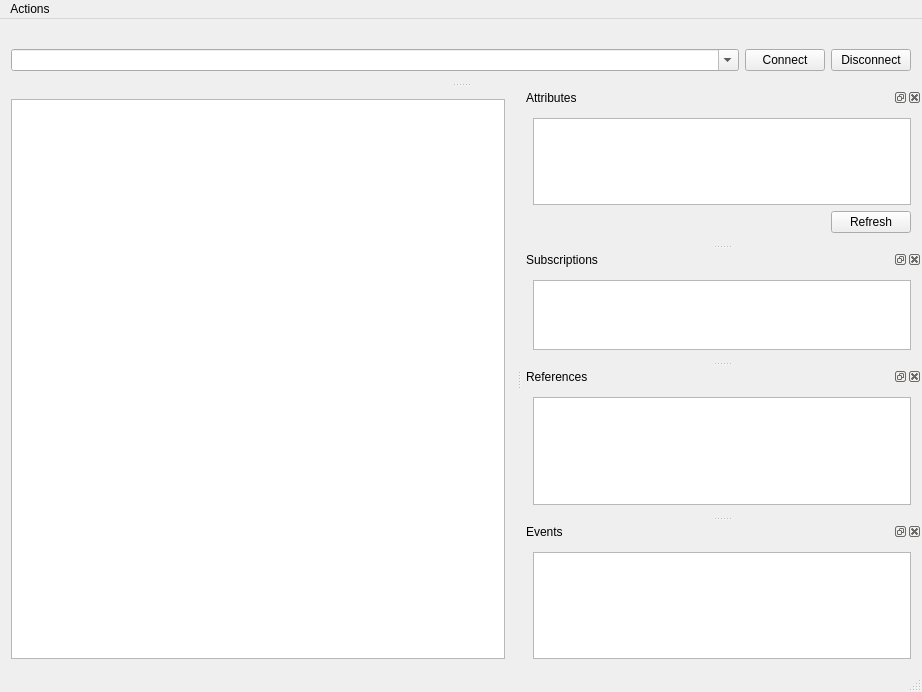
<?xml version="1.0" encoding="UTF-8"?>
<ui version="4.0">
 <class>MainWindow</class>
 <widget class="QMainWindow" name="MainWindow">
  <property name="geometry">
   <rect>
    <x>0</x>
    <y>0</y>
    <width>922</width>
    <height>692</height>
   </rect>
  </property>
  <property name="windowTitle">
   <string>FreeOpcUa Client</string>
  </property>
  <property name="windowIcon">
   <iconset>
    <normaloff>../network.svg</normaloff>../network.svg</iconset>
  </property>
  <widget class="QWidget" name="centralWidget">
   <layout class="QGridLayout" name="gridLayout_2">
    <item row="0" column="0">
     <widget class="QSplitter" name="splitter">
      <property name="sizePolicy">
       <sizepolicy hsizetype="Preferred" vsizetype="Preferred">
        <horstretch>0</horstretch>
        <verstretch>0</verstretch>
       </sizepolicy>
      </property>
      <property name="orientation">
       <enum>Qt::Horizontal</enum>
      </property>
      <widget class="QTreeView" name="treeView">
       <property name="sizePolicy">
        <sizepolicy hsizetype="Fixed" vsizetype="Expanding">
         <horstretch>0</horstretch>
         <verstretch>0</verstretch>
        </sizepolicy>
       </property>
       <property name="contextMenuPolicy">
        <enum>Qt::ActionsContextMenu</enum>
       </property>
       <property name="editTriggers">
        <set>QAbstractItemView::NoEditTriggers</set>
       </property>
       <property name="dragEnabled">
        <bool>true</bool>
       </property>
       <property name="dragDropMode">
        <enum>QAbstractItemView::DragOnly</enum>
       </property>
      </widget>
     </widget>
    </item>
   </layout>
  </widget>
  <widget class="QMenuBar" name="menuBar">
   <property name="geometry">
    <rect>
     <x>0</x>
     <y>0</y>
     <width>922</width>
     <height>27</height>
    </rect>
   </property>
   <widget class="QMenu" name="menuOPC_UA_Client">
    <property name="title">
     <string>Actions</string>
    </property>
    <addaction name="actionConnect"/>
    <addaction name="actionDisconnect"/>
    <addaction name="actionSubscribeDataChange"/>
    <addaction name="actionUnsubscribeDataChange"/>
    <addaction name="actionSubscribeEvent"/>
    <addaction name="actionUnsubscribeEvents"/>
   </widget>
   <addaction name="menuOPC_UA_Client"/>
  </widget>
  <widget class="QStatusBar" name="statusBar"/>
  <widget class="QDockWidget" name="attrDockWidget">
   <property name="sizePolicy">
    <sizepolicy hsizetype="Expanding" vsizetype="Preferred">
     <horstretch>0</horstretch>
     <verstretch>0</verstretch>
    </sizepolicy>
   </property>
   <property name="minimumSize">
    <size>
     <width>400</width>
     <height>156</height>
    </size>
   </property>
   <property name="windowTitle">
    <string>Attributes</string>
   </property>
   <attribute name="dockWidgetArea">
    <number>2</number>
   </attribute>
   <widget class="QWidget" name="dockWidgetContents">
    <property name="sizePolicy">
     <sizepolicy hsizetype="Expanding" vsizetype="Preferred">
      <horstretch>0</horstretch>
      <verstretch>0</verstretch>
     </sizepolicy>
    </property>
    <property name="minimumSize">
     <size>
      <width>100</width>
      <height>0</height>
     </size>
    </property>
    <layout class="QGridLayout" name="gridLayout_4">
     <item row="0" column="0" colspan="2">
      <widget class="QTreeView" name="attrView">
       <property name="sizeAdjustPolicy">
        <enum>QAbstractScrollArea::AdjustToContents</enum>
       </property>
      </widget>
     </item>
     <item row="1" column="0">
      <spacer name="horizontalSpacer">
       <property name="orientation">
        <enum>Qt::Horizontal</enum>
       </property>
       <property name="sizeHint" stdset="0">
        <size>
         <width>40</width>
         <height>20</height>
        </size>
       </property>
      </spacer>
     </item>
     <item row="1" column="1">
      <widget class="QPushButton" name="attrRefreshButton">
       <property name="text">
        <string>Refresh</string>
       </property>
      </widget>
     </item>
    </layout>
   </widget>
  </widget>
  <widget class="QDockWidget" name="addrDockWidget">
   <property name="sizePolicy">
    <sizepolicy hsizetype="Preferred" vsizetype="Minimum">
     <horstretch>0</horstretch>
     <verstretch>0</verstretch>
    </sizepolicy>
   </property>
   <property name="features">
    <set>QDockWidget::NoDockWidgetFeatures</set>
   </property>
   <property name="allowedAreas">
    <set>Qt::TopDockWidgetArea</set>
   </property>
   <attribute name="dockWidgetArea">
    <number>4</number>
   </attribute>
   <widget class="QWidget" name="dockWidgetContents_2">
    <property name="sizePolicy">
     <sizepolicy hsizetype="Expanding" vsizetype="Preferred">
      <horstretch>0</horstretch>
      <verstretch>0</verstretch>
     </sizepolicy>
    </property>
    <layout class="QGridLayout" name="gridLayout">
     <item row="0" column="1">
      <widget class="QPushButton" name="connectButton">
       <property name="text">
        <string>Connect</string>
       </property>
      </widget>
     </item>
     <item row="0" column="2">
      <widget class="QPushButton" name="disconnectButton">
       <property name="text">
        <string>Disconnect</string>
       </property>
      </widget>
     </item>
     <item row="0" column="0">
      <widget class="QComboBox" name="addrComboBox">
       <property name="sizePolicy">
        <sizepolicy hsizetype="Expanding" vsizetype="Fixed">
         <horstretch>0</horstretch>
         <verstretch>0</verstretch>
        </sizepolicy>
       </property>
       <property name="editable">
        <bool>true</bool>
       </property>
       <property name="insertPolicy">
        <enum>QComboBox::InsertAtTop</enum>
       </property>
      </widget>
     </item>
    </layout>
   </widget>
  </widget>
  <widget class="QDockWidget" name="subDockWidget">
   <property name="sizePolicy">
    <sizepolicy hsizetype="Expanding" vsizetype="Preferred">
     <horstretch>0</horstretch>
     <verstretch>0</verstretch>
    </sizepolicy>
   </property>
   <property name="windowTitle">
    <string>Subscriptions</string>
   </property>
   <attribute name="dockWidgetArea">
    <number>2</number>
   </attribute>
   <widget class="QWidget" name="dockWidgetContents_3">
    <property name="sizePolicy">
     <sizepolicy hsizetype="Expanding" vsizetype="Preferred">
      <horstretch>0</horstretch>
      <verstretch>0</verstretch>
     </sizepolicy>
    </property>
    <layout class="QGridLayout" name="gridLayout_3">
     <item row="0" column="0">
      <widget class="QTableView" name="subView">
       <property name="acceptDrops">
        <bool>true</bool>
       </property>
       <property name="sizeAdjustPolicy">
        <enum>QAbstractScrollArea::AdjustToContents</enum>
       </property>
       <property name="dragDropOverwriteMode">
        <bool>false</bool>
       </property>
       <property name="dragDropMode">
        <enum>QAbstractItemView::DropOnly</enum>
       </property>
      </widget>
     </item>
    </layout>
   </widget>
  </widget>
  <widget class="QDockWidget" name="refDockWidget">
   <property name="sizePolicy">
    <sizepolicy hsizetype="Expanding" vsizetype="Preferred">
     <horstretch>0</horstretch>
     <verstretch>0</verstretch>
    </sizepolicy>
   </property>
   <property name="windowTitle">
    <string>References</string>
   </property>
   <attribute name="dockWidgetArea">
    <number>2</number>
   </attribute>
   <widget class="QWidget" name="dockWidgetContents_4">
    <property name="sizePolicy">
     <sizepolicy hsizetype="Expanding" vsizetype="Preferred">
      <horstretch>0</horstretch>
      <verstretch>0</verstretch>
     </sizepolicy>
    </property>
    <layout class="QVBoxLayout" name="verticalLayout_2">
     <item>
      <widget class="QTableView" name="refView"/>
     </item>
    </layout>
   </widget>
  </widget>
  <widget class="QDockWidget" name="evDockWidget">
   <property name="sizePolicy">
    <sizepolicy hsizetype="Expanding" vsizetype="Preferred">
     <horstretch>0</horstretch>
     <verstretch>0</verstretch>
    </sizepolicy>
   </property>
   <property name="windowTitle">
    <string>Events</string>
   </property>
   <attribute name="dockWidgetArea">
    <number>2</number>
   </attribute>
   <widget class="QWidget" name="dockWidgetContents_5">
    <layout class="QGridLayout" name="gridLayout_5">
     <item row="0" column="0">
      <widget class="QListView" name="evView"/>
     </item>
    </layout>
   </widget>
  </widget>
  <action name="actionConnect">
   <property name="text">
    <string>Connect</string>
   </property>
  </action>
  <action name="actionDisconnect">
   <property name="text">
    <string>Disconnect</string>
   </property>
   <property name="toolTip">
    <string>Disconnect from server</string>
   </property>
  </action>
  <action name="actionSubscribeDataChange">
   <property name="text">
    <string>Subscribe to data change</string>
   </property>
   <property name="toolTip">
    <string>Subscribe to data change from selected node</string>
   </property>
  </action>
  <action name="actionUnsubscribeDataChange">
   <property name="text">
    <string>Unsubscribe to DataChange</string>
   </property>
   <property name="toolTip">
    <string>Unsubscribe to DataChange for current node</string>
   </property>
  </action>
  <action name="actionSubscribeEvent">
   <property name="text">
    <string>Subscribe to events</string>
   </property>
   <property name="toolTip">
    <string>Subscribe to events from selected node</string>
   </property>
  </action>
  <action name="actionUnsubscribeEvents">
   <property name="text">
    <string>Unsubscribe to Events</string>
   </property>
   <property name="toolTip">
    <string>Unsubscribe to Events from current node</string>
   </property>
  </action>
 </widget>
 <layoutdefault spacing="6" margin="11"/>
 <resources/>
 <connections/>
</ui>
